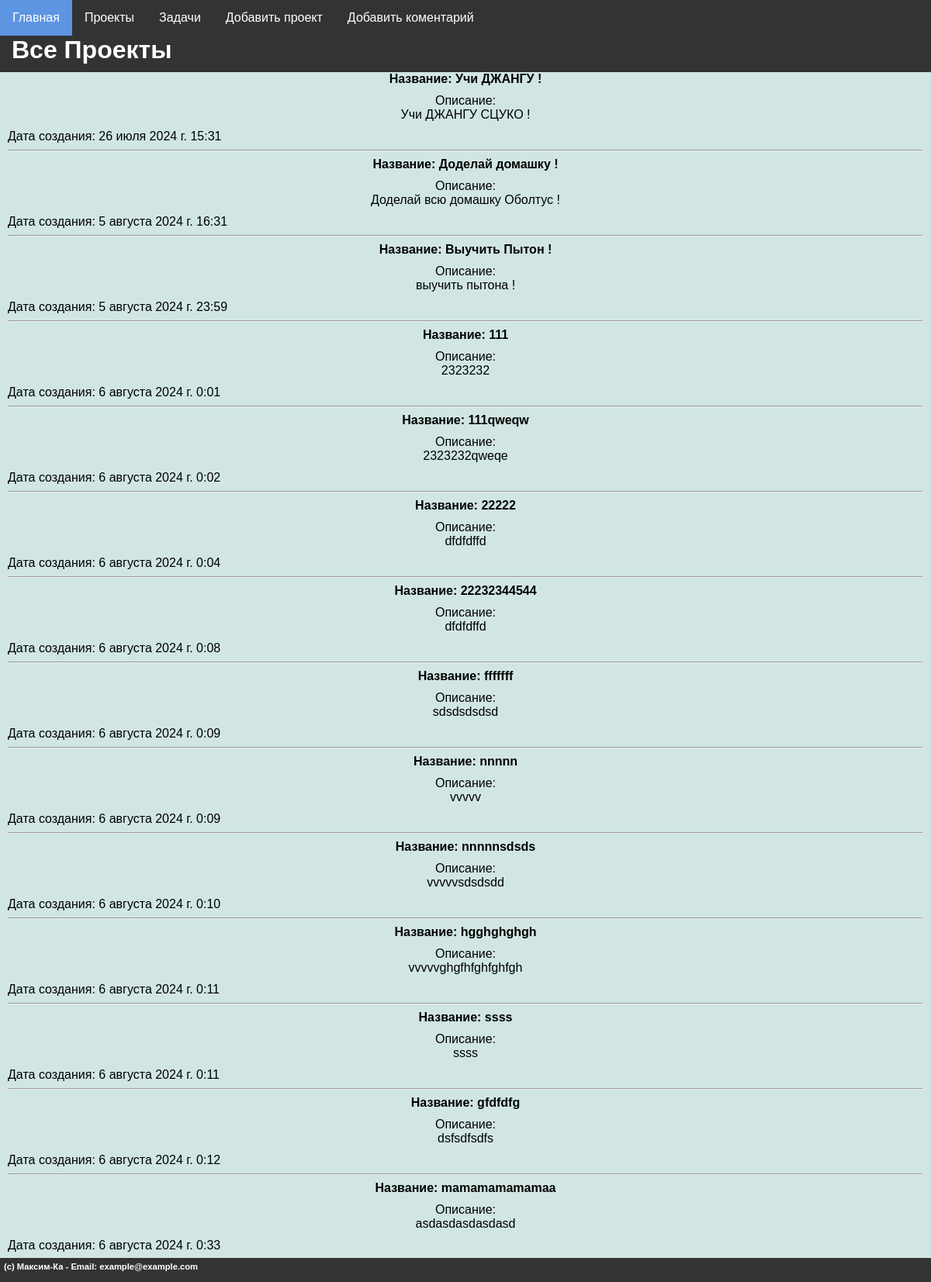
Before: /proj/ with the older database file.
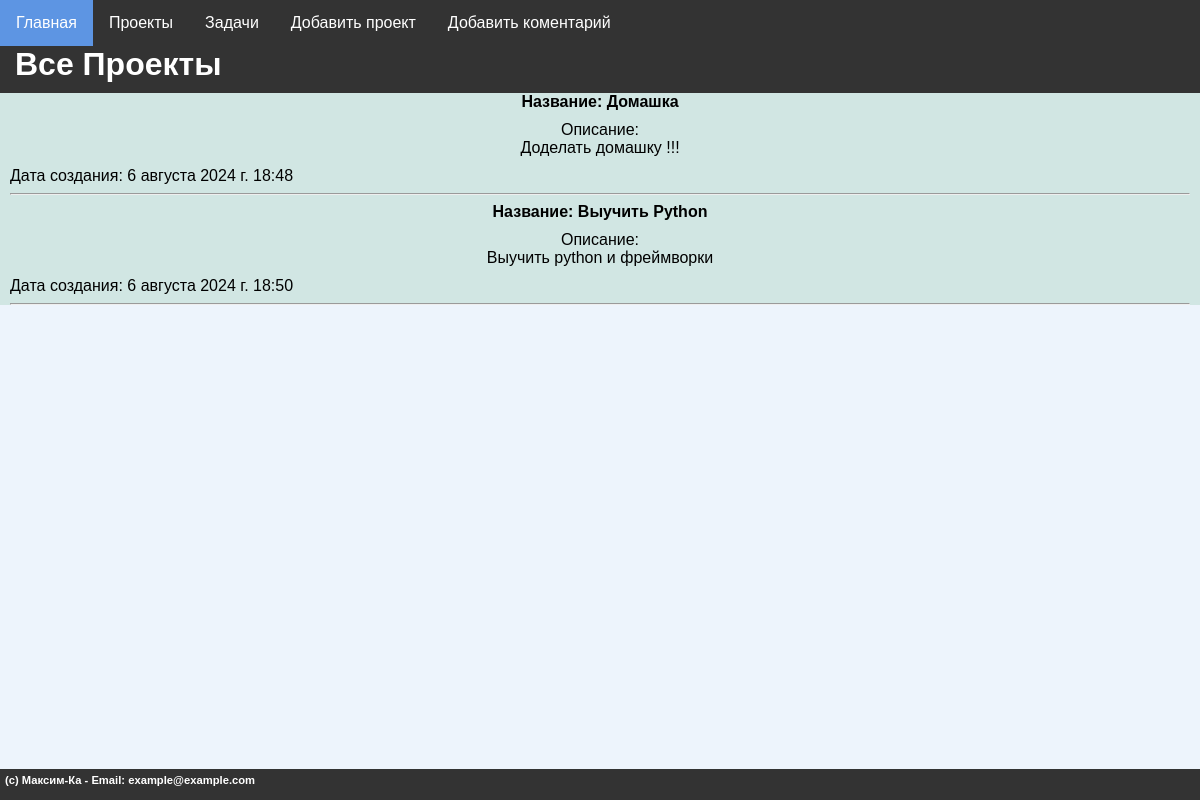
After: the same page with the newer database file.
### mainsite/models.py (models this page shows, shortened)
class Project(models.Model):
    proj_name = models.CharField(max_length=255, unique=True, verbose_name="Название проекта")
    proj_desc = models.TextField(blank=True, verbose_name="Описание проекта")
    proj_create = models.DateTimeField(auto_now_add=True, verbose_name="Дата создания проекта")
    class Meta:
        verbose_name = "Проект"
        verbose_name_plural = "Проект"
        ordering = ["proj_create"]

### mainsite/views.py (the view)
# urls.py: path("proj/", proj,name='proj'),
def proj(request):
    menu = [{'title':'Главная','url':'/'},
            {'title':'Проекты','url':'/proj'},
            {'title':'Задачи','url':'/tasks'},
            {'title':'Добавить проект','url':'/add_proj'},
            {'title':'Добавить коментарий','url':'/add_coment'}]
    projects = Project.objects.all()
    context = {
        'title': 'Все проекты',
        'menu': menu,
        'projects': projects,
        'footer' : "(c) Максим-Ка - Email: example@example.com",
        'header': "Все Проекты"
        }
    return render(request, 'project_K/proj.html',context)

### mainsite/templates/project_K/proj.html
{% extends 'project_K/base.html' %} {% block content %} {%for a in projects %}
<b>Название: {{ a.proj_name }}</b>
<p>Описание:<br />{{ a.proj_desc }}</p>
<div align="left">Дата создания: {{ a.proj_create }}</div>
<hr />
{% endfor %} {% endblock %}

Changed rows visible on the page:
removed Project: proj_name "Учи ДЖАНГУ !", proj_desc "Учи ДЖАНГУ СЦУКО !", proj_create "26 июля 2024 г. 15:31"
removed Project: proj_name "Доделай домашку !", proj_desc "Доделай всю домашку Оболтус !", proj_create "5 августа 2024 г. 16:31"
removed Project: proj_name "Выучить Пытон !", proj_desc "выучить пытона !", proj_create "5 августа 2024 г. 23:59"
removed Project: proj_name "111", proj_desc "2323232", proj_create "6 августа 2024 г. 0:01"
removed Project: proj_name "111qweqw", proj_desc "2323232qweqe", proj_create "6 августа 2024 г. 0:02"
removed Project: proj_name "22222", proj_desc "dfdfdffd", proj_create "6 августа 2024 г. 0:04"
removed Project: proj_name "22232344544", proj_desc "dfdfdffd", proj_create "6 августа 2024 г. 0:08"
removed Project: proj_name "fffffff", proj_desc "sdsdsdsdsd", proj_create "6 августа 2024 г. 0:09"
removed Project: proj_name "nnnnn", proj_desc "vvvvv", proj_create "6 августа 2024 г. 0:09"
removed Project: proj_name "nnnnnsdsds", proj_desc "vvvvvsdsdsdd", proj_create "6 августа 2024 г. 0:10"
removed Project: proj_name "hgghghghgh", proj_desc "vvvvvghgfhfghfghfgh", proj_create "6 августа 2024 г. 0:11"
removed Project: proj_name "ssss", proj_desc "ssss", proj_create "6 августа 2024 г. 0:11"
removed Project: proj_name "gfdfdfg", proj_desc "dsfsdfsdfs", proj_create "6 августа 2024 г. 0:12"
removed Project: proj_name "mamamamamamaa", proj_desc "asdasdasdasdasd", proj_create "6 августа 2024 г. 0:33"
added Project: proj_name "Домашка", proj_desc "Доделать домашку !!!", proj_create "6 августа 2024 г. 18:48"
added Project: proj_name "Выучить Python", proj_desc "Выучить python и фреймворки", proj_create "6 августа 2024 г. 18:50"
